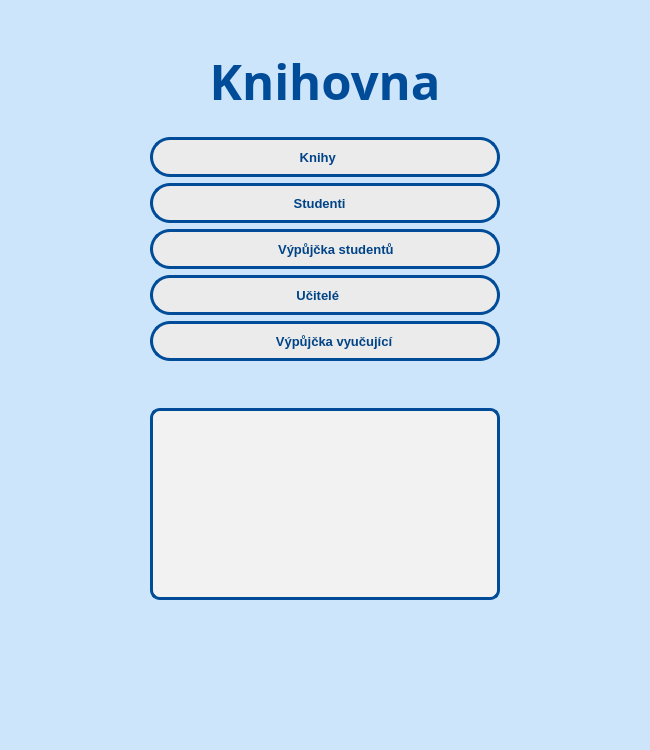
<?xml version="1.0" encoding="UTF-8"?>
<ui version="4.0">
 <class>MainWindow</class>
 <widget class="QMainWindow" name="MainWindow">
  <property name="geometry">
   <rect>
    <x>0</x>
    <y>0</y>
    <width>650</width>
    <height>750</height>
   </rect>
  </property>
  <property name="minimumSize">
   <size>
    <width>650</width>
    <height>750</height>
   </size>
  </property>
  <property name="maximumSize">
   <size>
    <width>650</width>
    <height>750</height>
   </size>
  </property>
  <property name="windowTitle">
   <string>Knihovna</string>
  </property>
  <property name="styleSheet">
   <string notr="true">#MainWindow {
background: rgb(204,229,250);
}
#centralWidget {
background: rgb(204,229,250);
}
#label_2{
background: rgb(204,229,250);
}
#pushButtonKnihy{
background: rgb(235,235,235);
border-radius : 20px;
border : 3px solid rgb( 0,76,153);
}
#pushButton{
background: rgb(235,235,235);
border-radius : 20px;
border : 3px solid rgb( 0,76,153);
color: rgb(0,76,153);
}
#pushButtonZaci{
background: rgb(235,235,235);
border-radius : 20px;
border : 3px solid rgb( 0,76,153);
}
#pushButtonUcitel{
background: rgb(235,235,235);
border-radius : 20px;
border : 3px solid rgb( 0,76,153);
}
#pushButton_5{
background: rgb(235,235,235);
border-radius : 20px;
border : 3px solid rgb( 0,76,153);
}
#pushButtonVypujckaUcitel
{
background: rgb(235,235,235);
border-radius : 20px;
border : 3px solid rgb( 0,76,153);
}
#textBrowser{
background: rgb(242,242,242);
border-radius : 10px;
border : 3px solid rgb( 0,76,153);
}

</string>
  </property>
  <widget class="QWidget" name="centralWidget">
   <layout class="QGridLayout" name="gridLayout">
    <item row="11" column="2">
     <widget class="QTextBrowser" name="textBrowser">
      <property name="styleSheet">
       <string notr="true">#textBrowser{
color: rgb(153,0,0);
}</string>
      </property>
     </widget>
    </item>
    <item row="12" column="2">
     <spacer name="verticalSpacer">
      <property name="orientation">
       <enum>Qt::Vertical</enum>
      </property>
      <property name="sizeHint" stdset="0">
       <size>
        <width>20</width>
        <height>40</height>
       </size>
      </property>
     </spacer>
    </item>
    <item row="4" column="9">
     <spacer name="horizontalSpacer_2">
      <property name="orientation">
       <enum>Qt::Horizontal</enum>
      </property>
      <property name="sizeHint" stdset="0">
       <size>
        <width>40</width>
        <height>20</height>
       </size>
      </property>
     </spacer>
    </item>
    <item row="4" column="2">
     <widget class="QPushButton" name="pushButtonZaci">
      <property name="minimumSize">
       <size>
        <width>350</width>
        <height>40</height>
       </size>
      </property>
      <property name="maximumSize">
       <size>
        <width>350</width>
        <height>40</height>
       </size>
      </property>
      <property name="font">
       <font>
        <pointsize>10</pointsize>
        <weight>75</weight>
        <bold>true</bold>
       </font>
      </property>
      <property name="styleSheet">
       <string notr="true">#pushButtonZaci{
color: rgb(0,67,134)
}</string>
      </property>
      <property name="text">
       <string>          Studenti             </string>
      </property>
     </widget>
    </item>
    <item row="0" column="2">
     <widget class="QLabel" name="labelLogo">
      <property name="text">
       <string/>
      </property>
     </widget>
    </item>
    <item row="1" column="2">
     <widget class="QLabel" name="label">
      <property name="minimumSize">
       <size>
        <width>150</width>
        <height>100</height>
       </size>
      </property>
      <property name="maximumSize">
       <size>
        <width>16777215</width>
        <height>100</height>
       </size>
      </property>
      <property name="font">
       <font>
        <family>Rockwell Extra Bold</family>
        <pointsize>37</pointsize>
        <weight>75</weight>
        <italic>false</italic>
        <bold>true</bold>
       </font>
      </property>
      <property name="styleSheet">
       <string notr="true">#label{
color: rgb(0,76,153);
}</string>
      </property>
      <property name="text">
       <string>Knihovna</string>
      </property>
      <property name="alignment">
       <set>Qt::AlignCenter</set>
      </property>
     </widget>
    </item>
    <item row="5" column="2">
     <widget class="QPushButton" name="pushButton_5">
      <property name="minimumSize">
       <size>
        <width>350</width>
        <height>40</height>
       </size>
      </property>
      <property name="maximumSize">
       <size>
        <width>350</width>
        <height>40</height>
       </size>
      </property>
      <property name="font">
       <font>
        <pointsize>10</pointsize>
        <weight>75</weight>
        <bold>true</bold>
       </font>
      </property>
      <property name="styleSheet">
       <string notr="true">#pushButton_5{
color: rgb(0,67,134)
}</string>
      </property>
      <property name="text">
       <string>      Výpůjčka studentů</string>
      </property>
     </widget>
    </item>
    <item row="2" column="2">
     <widget class="QPushButton" name="pushButtonKnihy">
      <property name="minimumSize">
       <size>
        <width>350</width>
        <height>40</height>
       </size>
      </property>
      <property name="maximumSize">
       <size>
        <width>350</width>
        <height>40</height>
       </size>
      </property>
      <property name="font">
       <font>
        <family>MS Shell Dlg 2</family>
        <pointsize>10</pointsize>
        <weight>75</weight>
        <bold>true</bold>
       </font>
      </property>
      <property name="layoutDirection">
       <enum>Qt::LeftToRight</enum>
      </property>
      <property name="styleSheet">
       <string notr="true">#pushButtonKnihy{
color: rgb(0,67,134)
}</string>
      </property>
      <property name="text">
       <string>            Knihy                </string>
      </property>
      <property name="flat">
       <bool>true</bool>
      </property>
     </widget>
    </item>
    <item row="2" column="0">
     <spacer name="horizontalSpacer">
      <property name="orientation">
       <enum>Qt::Horizontal</enum>
      </property>
      <property name="sizeHint" stdset="0">
       <size>
        <width>40</width>
        <height>20</height>
       </size>
      </property>
     </spacer>
    </item>
    <item row="7" column="2">
     <widget class="QPushButton" name="pushButtonUcitel">
      <property name="minimumSize">
       <size>
        <width>350</width>
        <height>40</height>
       </size>
      </property>
      <property name="maximumSize">
       <size>
        <width>350</width>
        <height>40</height>
       </size>
      </property>
      <property name="font">
       <font>
        <pointsize>10</pointsize>
        <weight>75</weight>
        <bold>true</bold>
       </font>
      </property>
      <property name="styleSheet">
       <string notr="true">#pushButtonUcitel{
color: rgb(0,67,134)
}</string>
      </property>
      <property name="text">
       <string>           Učitelé               </string>
      </property>
     </widget>
    </item>
    <item row="10" column="2">
     <widget class="QLabel" name="label_2">
      <property name="minimumSize">
       <size>
        <width>40</width>
        <height>35</height>
       </size>
      </property>
      <property name="maximumSize">
       <size>
        <width>40</width>
        <height>35</height>
       </size>
      </property>
      <property name="text">
       <string/>
      </property>
     </widget>
    </item>
    <item row="8" column="2">
     <widget class="QPushButton" name="pushButtonVypujckaUcitel">
      <property name="minimumSize">
       <size>
        <width>350</width>
        <height>40</height>
       </size>
      </property>
      <property name="maximumSize">
       <size>
        <width>350</width>
        <height>40</height>
       </size>
      </property>
      <property name="font">
       <font>
        <pointsize>10</pointsize>
        <weight>75</weight>
        <bold>true</bold>
       </font>
      </property>
      <property name="styleSheet">
       <string notr="true">#pushButtonVypujckaUcitel{
color: rgb(0,67,134)
}</string>
      </property>
      <property name="text">
       <string>      Výpůjčka vyučující </string>
      </property>
     </widget>
    </item>
   </layout>
  </widget>
 </widget>
 <layoutdefault spacing="6" margin="11"/>
 <resources/>
 <connections/>
</ui>
